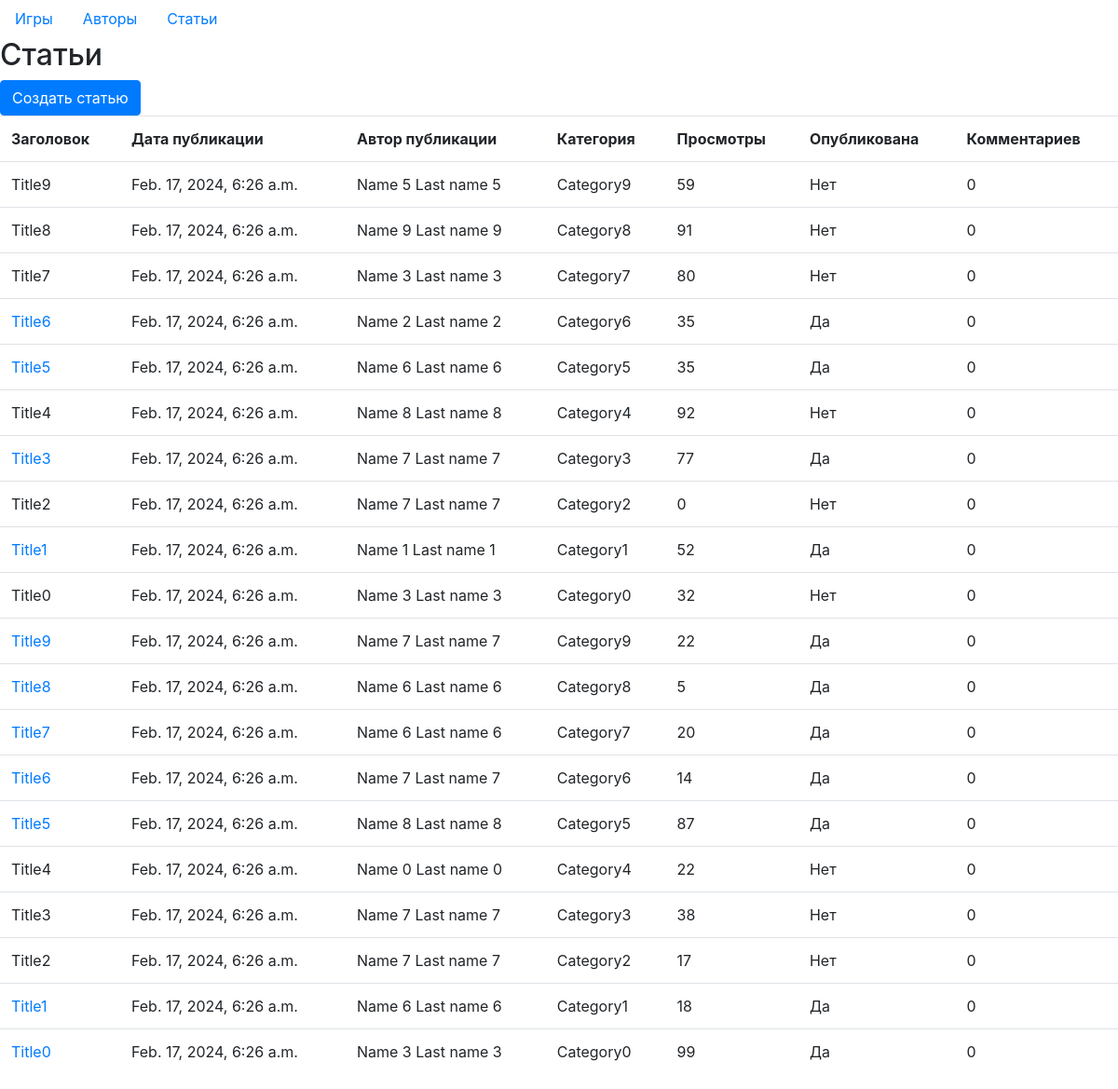
The page /seminar_03/articles/ on the database its author committed.
### seminar_02/models.py (models this page shows, shortened)
class Article(models.Model):
    title = models.CharField(max_length=200, verbose_name='Заголовок')
    content = models.TextField(verbose_name='Содержание', null=True, blank=True)
    author = models.ForeignKey(Author, on_delete=models.CASCADE, verbose_name='Автор')
    category = models.CharField(max_length=100, verbose_name='Категория')
    views = models.IntegerField(default=0, verbose_name='Просмотры')
    is_published = models.BooleanField(default=False, verbose_name='Опубликовано')
    date_published = models.DateTimeField(auto_now_add=True, verbose_name='Дата публикации')
    change_date = models.DateTimeField(auto_now=True, verbose_name='Дата изменения')
    fields = ['title', 'content', 'category', 'views']
    class Meta:
        ordering = ['-change_date']
        verbose_name = 'Статья'
        verbose_name_plural = 'Статьи'

class Author(models.Model):
    first_name = models.CharField(max_length=100, verbose_name='Имя')
    last_name = models.CharField(max_length=100, verbose_name='Фамилия')
    email = models.EmailField(verbose_name='Почта')
    bio = models.TextField(verbose_name='Биография', null=True, blank=True)
    birth_date = models.DateField(verbose_name='День рождения', null=True, blank=True)
    reg_date = models.DateTimeField(auto_now_add=True, verbose_name='Дата регистрации')
    change_date = models.DateTimeField(auto_now=True, verbose_name='Дата изменения')
    fields = ['first_name', 'last_name', 'email', 'bio', 'birth_date']
    @property
    def full_name(self):
        return f'{self.first_name} {self.last_name}'
    """CRUD функции"""
    class Meta:
        ordering = ['-change_date']
        verbose_name = 'Автор'
        verbose_name_plural = 'Авторы'

### seminar_03/views.py (the view)
# urls.py: path('articles/', get_articles, name='get_articles'),
def get_articles(request, author_id=None):
    articles = Article.objects.order_by('-date_published').all()
    if author_id:
        author = get_object_or_404(Author, pk=author_id)
        articles = Article.objects.filter(author=author).all()
        title = f'Статьи автора {author.full_name}'
    else:
        title = 'Статьи'
    context = {
        'title': title,
        'columns': ['Заголовок', 'Дата публикации', 'Автор публикации', 'Категория', 'Просмотры', 'Опубликована',
                    'Комментариев'],
        'articles': articles,
    }
    return render(request, 'seminar_03/articles.html', context)

### seminar_03/templates/seminar_03/articles.html (shortened to what this page needs)
{% extends 'seminar_03/base.html' %}
{% block content %}
<h2> {{ title }} </h2>
<a class="btn btn-primary" role="button" href="{% url 'article_create'%}">Создать статью</a>
<table class="table">
    <tr>
        {% for column in columns %}
        <th>{{ column }}</th>
        {% endfor %}
    </tr>
    {% for article in articles %}
    <tr>
        <td>
            {% if article.is_published %}<a href="{% url 'article_full' article.id %}">{{ article.title }}</a>
            {% else %} {{ article.title }}
            {% endif %}
        </td>
        <td> {{ article.date_published }}</td>
        <td> {{ article.author.full_name }}</td>
        <td> {{ article.category }}</td>
        <td> {{ article.views }}</td>
        <td> {% if article.is_published %} Да
            {% else %} Нет
            {% endif %}
        </td>
        <td>{{ article.comments|length }}</td>
    </tr>
    {% endfor %}
</table>
{% endblock %}

### rows shown on the page
Article: title "Title9", date_published "Feb. 17, 2024, 6:26 a.m.", author.full_name "Name 5 Last name 5", category "Category9", views "59", is_published "Нет", comments|length "0"
Article: title "Title8", date_published "Feb. 17, 2024, 6:26 a.m.", author.full_name "Name 9 Last name 9", category "Category8", views "91", is_published "Нет", comments|length "0"
Article: title "Title7", date_published "Feb. 17, 2024, 6:26 a.m.", author.full_name "Name 3 Last name 3", category "Category7", views "80", is_published "Нет", comments|length "0"
Article: title "Title6", date_published "Feb. 17, 2024, 6:26 a.m.", author.full_name "Name 2 Last name 2", category "Category6", views "35", is_published "Да", comments|length "0"
Article: title "Title5", date_published "Feb. 17, 2024, 6:26 a.m.", author.full_name "Name 6 Last name 6", category "Category5", views "35", is_published "Да", comments|length "0"
Article: title "Title4", date_published "Feb. 17, 2024, 6:26 a.m.", author.full_name "Name 8 Last name 8", category "Category4", views "92", is_published "Нет", comments|length "0"
Article: title "Title3", date_published "Feb. 17, 2024, 6:26 a.m.", author.full_name "Name 7 Last name 7", category "Category3", views "77", is_published "Да", comments|length "0"
Article: title "Title2", date_published "Feb. 17, 2024, 6:26 a.m.", author.full_name "Name 7 Last name 7", category "Category2", views "0", is_published "Нет", comments|length "0"
Article: title "Title1", date_published "Feb. 17, 2024, 6:26 a.m.", author.full_name "Name 1 Last name 1", category "Category1", views "52", is_published "Да", comments|length "0"
Article: title "Title0", date_published "Feb. 17, 2024, 6:26 a.m.", author.full_name "Name 3 Last name 3", category "Category0", views "32", is_published "Нет", comments|length "0"
Article: title "Title9", date_published "Feb. 17, 2024, 6:26 a.m.", author.full_name "Name 7 Last name 7", category "Category9", views "22", is_published "Да", comments|length "0"
Article: title "Title8", date_published "Feb. 17, 2024, 6:26 a.m.", author.full_name "Name 6 Last name 6", category "Category8", views "5", is_published "Да", comments|length "0"
Article: title "Title7", date_published "Feb. 17, 2024, 6:26 a.m.", author.full_name "Name 6 Last name 6", category "Category7", views "20", is_published "Да", comments|length "0"
Article: title "Title6", date_published "Feb. 17, 2024, 6:26 a.m.", author.full_name "Name 7 Last name 7", category "Category6", views "14", is_published "Да", comments|length "0"
Article: title "Title5", date_published "Feb. 17, 2024, 6:26 a.m.", author.full_name "Name 8 Last name 8", category "Category5", views "87", is_published "Да", comments|length "0"
Article: title "Title4", date_published "Feb. 17, 2024, 6:26 a.m.", author.full_name "Name 0 Last name 0", category "Category4", views "22", is_published "Нет", comments|length "0"
Article: title "Title3", date_published "Feb. 17, 2024, 6:26 a.m.", author.full_name "Name 7 Last name 7", category "Category3", views "38", is_published "Нет", comments|length "0"
Article: title "Title2", date_published "Feb. 17, 2024, 6:26 a.m.", author.full_name "Name 7 Last name 7", category "Category2", views "17", is_published "Нет", comments|length "0"
Article: title "Title1", date_published "Feb. 17, 2024, 6:26 a.m.", author.full_name "Name 6 Last name 6", category "Category1", views "18", is_published "Да", comments|length "0"
Article: title "Title0", date_published "Feb. 17, 2024, 6:26 a.m.", author.full_name "Name 3 Last name 3", category "Category0", views "99", is_published "Да", comments|length "0"

### other values the page prints
{{ title }} "Статьи"
{{ column }} "Заголовок" "Дата публикации" "Автор публикации" "Категория" "Просмотры" "Опубликована" "Комментариев"
